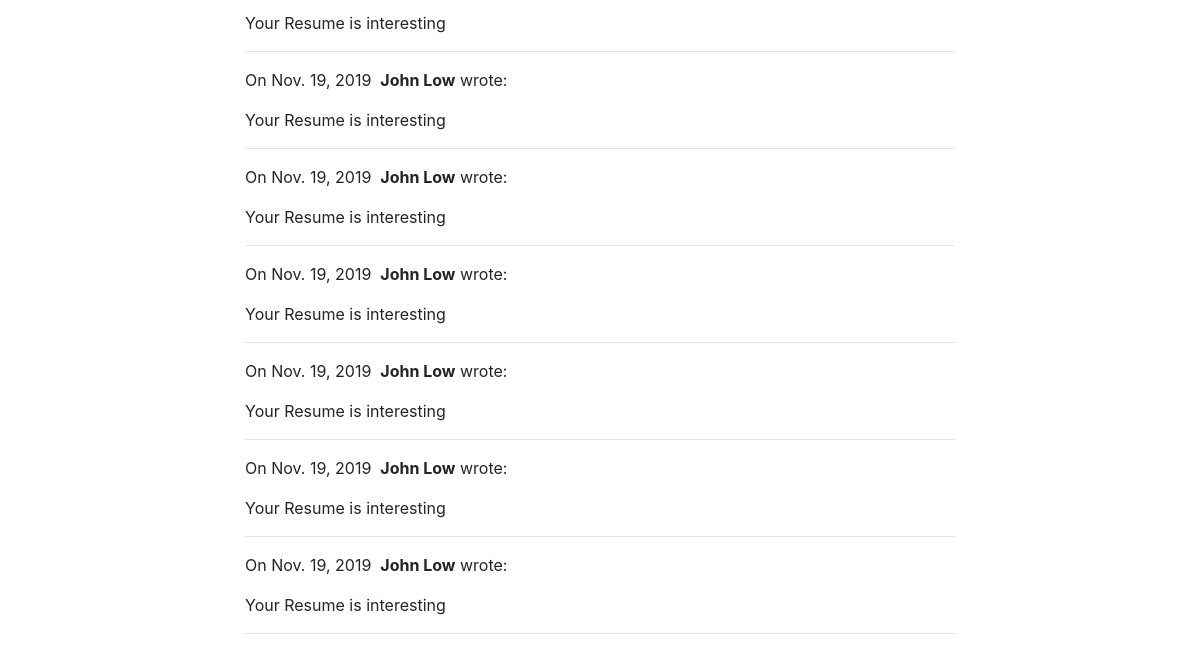
Page /blog/3/ (lower part) on the earlier database version.
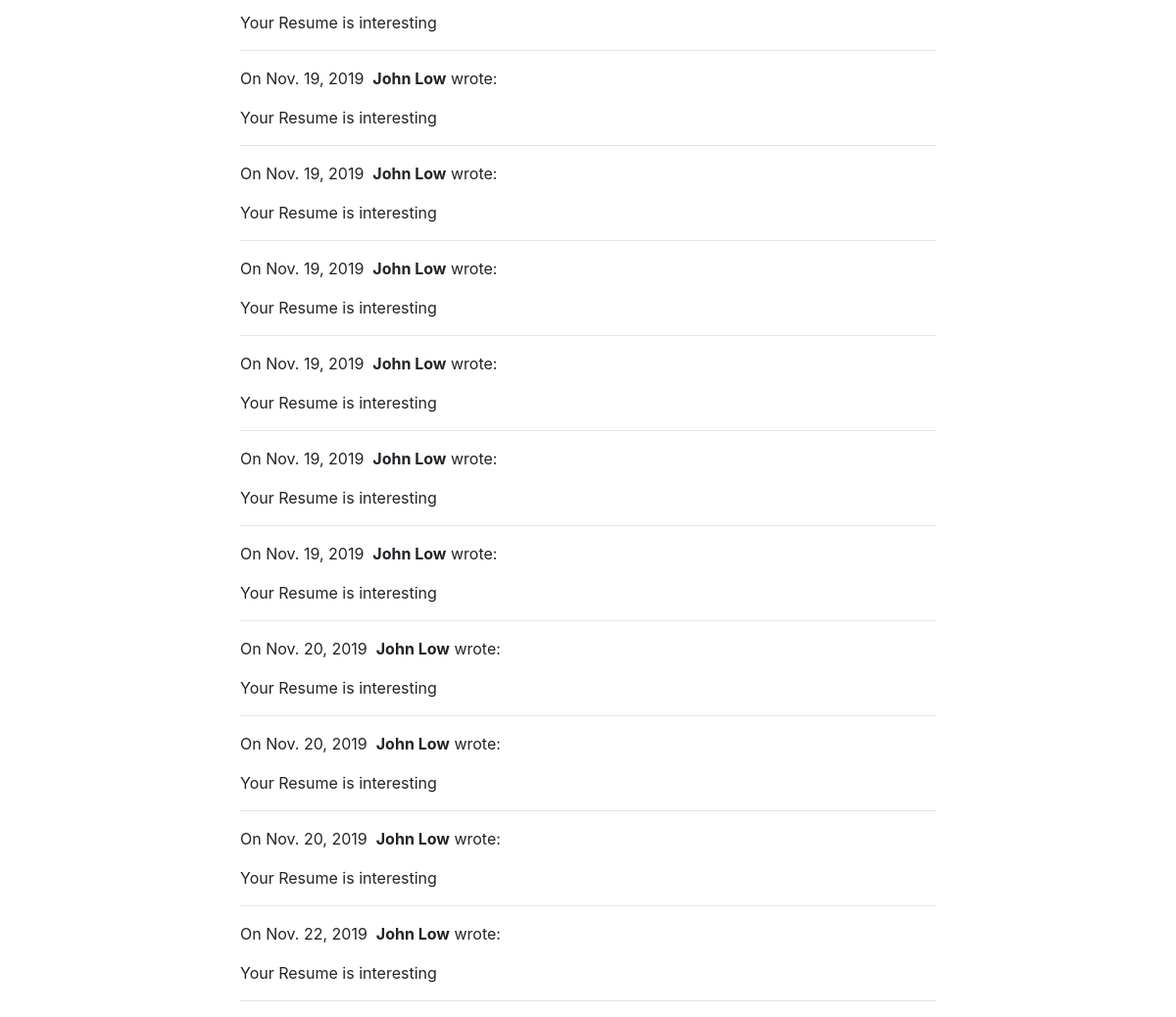
Same page on the later database version.
### blog/models.py (models this page shows)
class Comment(models.Model):
    author = models.CharField(max_length=60)
    body = models.TextField()
    created_on = models.DateTimeField(auto_now_add=True)
    post = models.ForeignKey("Post", on_delete=models.CASCADE)

### blog/views.py (the view, shortened to what this page needs)
# urls.py: path("<int:pk>/", views.blog_detail, name="blog_detail"),
def blog_detail(request, pk):
    post = Post.objects.get(pk=pk)
    comments = Comment.objects.filter(post=post)
    form = CommentForm()
    context = {"post": post, "comments": comments, "form": form}
    return render(request, "blog_detail.html", context)

### blog/templates/blog_detail.html (shortened to what this page needs)
{% extends "base.html" %}
{% block page_content %}
<div class="col-md-8 offset-md-2">
    {% for comment in comments %}
    <p>
        On {{comment.created_on.date }}&nbsp;
        <b>{{ comment.author }}</b> wrote:
    </p>
    <p>{{ comment.body }}</p>
    <hr>
    {% endfor %}
</div>
{% endblock %}

### personal_portfolio/templates/base.html (shortened to what this page needs)
<link rel="stylesheet" href="https://stackpath.bootstrapcdn.com/bootstrap/4.1.3/css/bootstrap.min.css">
<div class="container">
    {% block page_content %}{% endblock %}
</div>
<link rel="stylesheet" href="https://cdnjs.cloudflare.com/ajax/libs/font-awesome/4.7.0/css/font-awesome.min.css">

Differences in the rows shown:
added Comment: created_on "Nov. 20, 2019", author "John Low", body "Your Resume is interesting"
added Comment: created_on "Nov. 20, 2019", author "John Low", body "Your Resume is interesting"
added Comment: created_on "Nov. 20, 2019", author "John Low", body "Your Resume is interesting"
added Comment: created_on "Nov. 22, 2019", author "John Low", body "Your Resume is interesting"
